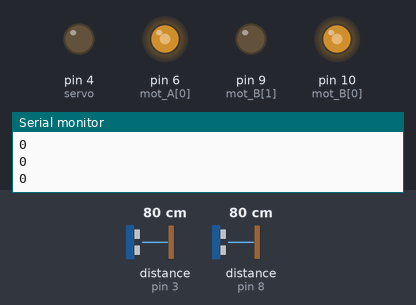
Recording of a sketch running on a simulated Arduino Uno, built with avr-gcc and run on an emulated ATmega328P. Parts: output pins drawn as LEDs (lit = HIGH), the last lines printed to the serial monitor. Wiring (inferred from the names in the program): 2 × ultrasonic range finder: trigger pin 2, echo pin 3 / trigger pin 7, echo pin 8. The test bench sets the inputs (shaded band); at power-on: distance to the obstacle (sensors on pin 3, pin 8) 80 cm. The echo pulse lasts 58.3 µs per cm; pins used as bus, display or sensor lines are not drawn.

Above: at 6.2 s.
6.3 s: distance to the obstacle (sensor on pin 3) set to 2 cm
At 6.8 s:
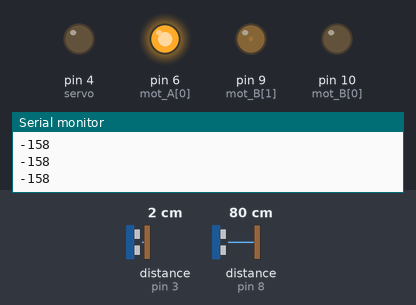
7.8 s: distance to the obstacle (sensor on pin 8) set to 18 cm
At 8.6 s:
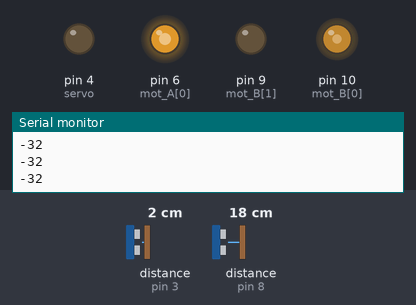
9.3 s: distance to the obstacle (sensor on pin 3) set to 35 cm
At 9.9 s:
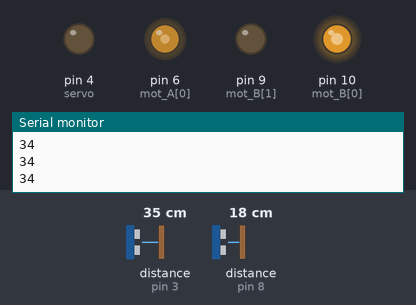
10.8 s: distance to the obstacle (sensor on pin 8) set to 2 cm
At 12.0 s:
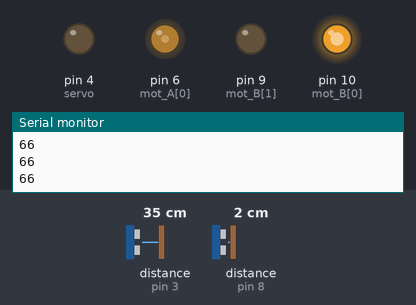
12.3 s: distance to the obstacle (sensor on pin 3) set to 60 cm
At 13.5 s:
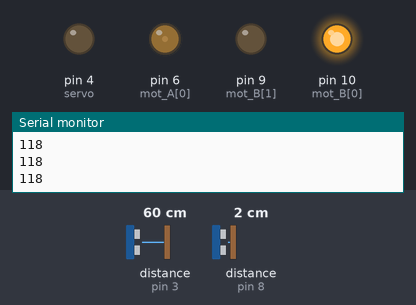
13.8 s: distance to the obstacle (sensor on pin 8) set to 120 cm
At 14.1 s:
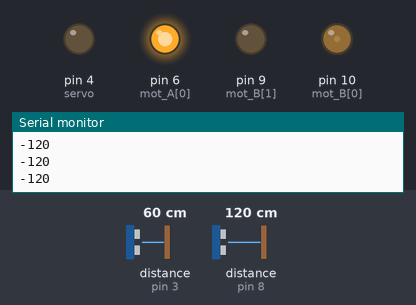
Timing chart, 0 to 16.3 s (numbered marks = the images above; inputs shaded):
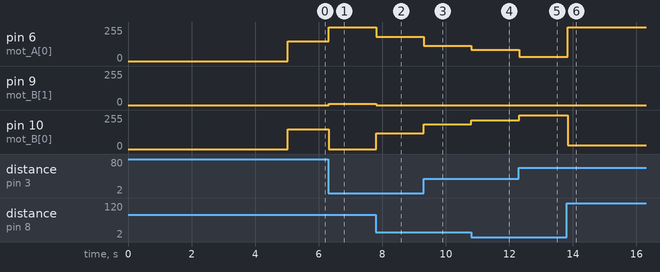

The sketch:

simple_folk_Linardo.ino
```cpp
/* SIMPLE FOLKRACE CONTROL */
//Dairis Rihards Irbe
//©2023
#include <IRremote.hpp>

const int mot_A[2] = { 6, 5 };
const int mot_B[2] = { 10, 9 };
const int servo = 4;
const int IR_pin = A5;
const int LED = 13;
const int pingPin[2] = { 2, 7 };  // Trigger Pin of Ultrasonic Sensor
const int echoPin[2] = { 3, 8 };  // Echo Pin of Ultrasonic Sensor

/////GLOBAL_PARAM/////
unsigned long loop_timer;
bool state = true;
int i = 0;
int piesk = 1;
int atrums = 150;
float P_gain = 2.0;


void setup() {
  Serial.begin(57600);
  IrReceiver.begin(IR_pin, true);  // Uzsāk IR uztvērēja darbību
  pinMode(servo, OUTPUT);
  pinMode(2, OUTPUT);
  pinMode(pingPin[0], OUTPUT);
  pinMode(echoPin[0], INPUT);
  pinMode(pingPin[1], OUTPUT);
  pinMode(echoPin[1], INPUT);
  drive_mot_A(0);
  drive_mot_B(0);
  delay(5000);
}

/////FUNKCIJAS/////
void IR_read() {
  if (IrReceiver.decode()) {
    Serial.println(IrReceiver.decodedIRData.decodedRawData, HEX);  // Print "old" raw data
    /* USE NEW 3.x FUNCTIONS */
    //IrReceiver.printIRResultShort(&Serial);  // Print complete received data in one line
    //IrReceiver.printIRSendUsage(&Serial);    // Print the statement required to send this data
    IrReceiver.resume();  // Enable receiving of the next value
    switch (IrReceiver.decodedIRData.decodedRawData) {
      case 0xE619FF00:
        {
          Serial.println("lielaks atrums");
          atrums = atrums + 20;
          delay(100);
          break;
        }
      case 0xE916FF00:
        {
          Serial.println("mazaks atrums");
          atrums = atrums - 20;
          delay(100);
          break;
        }
      case 0xBD3D8000:
        {
          state = !state;
          if (state) {
            Serial.println("ON");
            digitalWrite(LED, HIGH);
            delay(1000);
            digitalWrite(LED, LOW);
            delay(1000);
            digitalWrite(LED, HIGH);
            delay(1000);
            digitalWrite(LED, LOW);
            delay(1000);
            digitalWrite(LED, HIGH);
            delay(1000);
            digitalWrite(LED, LOW);
          } else Serial.println("OFF");
          delay(1000);
          break;
        }
    }
  }
}

void drive_mot_A(int v) {
  if (v > 0) {
    if (v > 255) v = 255;
    analogWrite(mot_A[0], v);
    digitalWrite(mot_A[1], LOW);
  } else if (v < 0) {
    if (v < -255) v = -255;
    analogWrite(mot_A[1], -v);
    digitalWrite(mot_A[0], LOW);
  } else {
    digitalWrite(mot_A[0], LOW);
    digitalWrite(mot_A[1], LOW);
  }
}

void drive_mot_B(int v) {
  if (v > 0) {
    if (v > 255) v = 255;
    analogWrite(mot_B[0], v);
    digitalWrite(mot_B[1], LOW);
  } else if (v < 0) {
    if (v < -255) v = -255;
    analogWrite(mot_B[1], -v);
    digitalWrite(mot_B[0], LOW);
  } else {
    digitalWrite(mot_B[0], LOW);
    digitalWrite(mot_B[1], LOW);
  }
}

void servo_poz(int deg) {  //deg - grādi no 0 lidz 180 (vidus pozīcija 90 deg)
  if (deg > 180) deg = 180;
  if (deg < 0) deg = 0;
  deg = (deg * 5.556) + 820;
  //Serial.println(deg);
  digitalWrite(servo, HIGH);
  delayMicroseconds(deg);
  digitalWrite(servo, LOW);
}

void maintain_frquency(int period) {
  if (micros() - loop_timer > period + 50) digitalWrite(12, HIGH);  //Turn on the LED if the loop time exceeds 4050us.
  while (micros() - loop_timer < period) {
    digitalWrite(2, HIGH);
  }
  loop_timer = micros();  //Set the timer for the next loop.
  digitalWrite(2, LOW);
}

long ultrasonic_distance_cm(int trig, int echo) {
  long duration, cm;
  digitalWrite(trig, LOW);
  delayMicroseconds(2);
  digitalWrite(trig, HIGH);
  delayMicroseconds(10);
  digitalWrite(trig, LOW);

  duration = pulseIn(echo, HIGH, 23000);
  cm = microsecondsToCentimeters(duration);
  return cm;
}

long microsecondsToCentimeters(long microseconds) {
  return microseconds / 29 / 2;
}


///////////////////

void loop() {
  if (!state) {  //standby
    IR_read();
  } else {  //drive
    int delta = ultrasonic_distance_cm(pingPin[0], echoPin[0]) - ultrasonic_distance_cm(pingPin[1], echoPin[1]);
    delta = delta * P_gain;
    if (ultrasonic_distance_cm(pingPin[0], echoPin[0]) == 0 || ultrasonic_distance_cm(pingPin[1], echoPin[1]) == 0) {
      delta = 0;
    }
    //Serial.print(ultrasonic_distance_cm(pingPin[0], echoPin[0]));
    //Serial.print("cm");
    //Serial.print("\t");
    //Serial.print(ultrasonic_distance_cm(pingPin[1], echoPin[1]));
    //Serial.print("cm");
    Serial.print(delta);
    Serial.println();
    drive_mot_A(atrums - delta);
    drive_mot_B(atrums + delta);
  }

  //servo_poz(90);
  //maintain_frquency(4000);  //saglabā konstantu 250 Hz ciklu
}
```

Measured:
- after the input at 6.3 s, pin 6 (mot_A[0]): 150/255 → 255/255 at once; pin 9 (mot_B[1]): 0/255 → 8/255 at once; pin 10 (mot_B[0]): 150/255 → 0/255 at once
- after the input at 7.8 s, pin 6 (mot_A[0]): 255/255 → 182/255 at once; pin 9 (mot_B[1]): 8/255 → 0/255 at once; pin 10 (mot_B[0]): 0/255 → 118/255 at once
- after the input at 9.3 s, pin 6 (mot_A[0]): 182/255 → 116/255 at once; pin 10 (mot_B[0]): 118/255 → 184/255 at once
- after the input at 10.8 s, pin 6 (mot_A[0]): 116/255 → 84/255 at once; pin 10 (mot_B[0]): 184/255 → 216/255 at once
- after the input at 12.3 s, pin 6 (mot_A[0]): 84/255 → 32/255 at once; pin 10 (mot_B[0]): 216/255 → 255/255 at once
- after the input at 13.8 s, pin 6 (mot_A[0]): 32/255 → 255/255 at once; pin 10 (mot_B[0]): 255/255 → 30/255 at once
